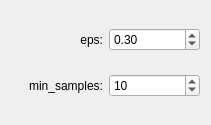
<?xml version="1.0" encoding="UTF-8"?>
<ui version="4.0">
 <class>Form</class>
 <widget class="QWidget" name="Form">
  <property name="geometry">
   <rect>
    <x>0</x>
    <y>0</y>
    <width>211</width>
    <height>125</height>
   </rect>
  </property>
  <property name="windowTitle">
   <string>Form</string>
  </property>
  <layout class="QGridLayout" name="gridLayout">
   <item row="0" column="0">
    <widget class="QLabel" name="label">
     <property name="text">
      <string>eps:</string>
     </property>
     <property name="alignment">
      <set>Qt::AlignRight|Qt::AlignTrailing|Qt::AlignVCenter</set>
     </property>
    </widget>
   </item>
   <item row="0" column="1">
    <widget class="QDoubleSpinBox" name="eps">
     <property name="value">
      <double>0.300000000000000</double>
     </property>
    </widget>
   </item>
   <item row="1" column="0">
    <widget class="QLabel" name="label_2">
     <property name="text">
      <string>min_samples:</string>
     </property>
     <property name="alignment">
      <set>Qt::AlignRight|Qt::AlignTrailing|Qt::AlignVCenter</set>
     </property>
    </widget>
   </item>
   <item row="1" column="1">
    <widget class="QSpinBox" name="min_samples">
     <property name="value">
      <number>10</number>
     </property>
    </widget>
   </item>
  </layout>
 </widget>
 <resources/>
 <connections/>
</ui>
